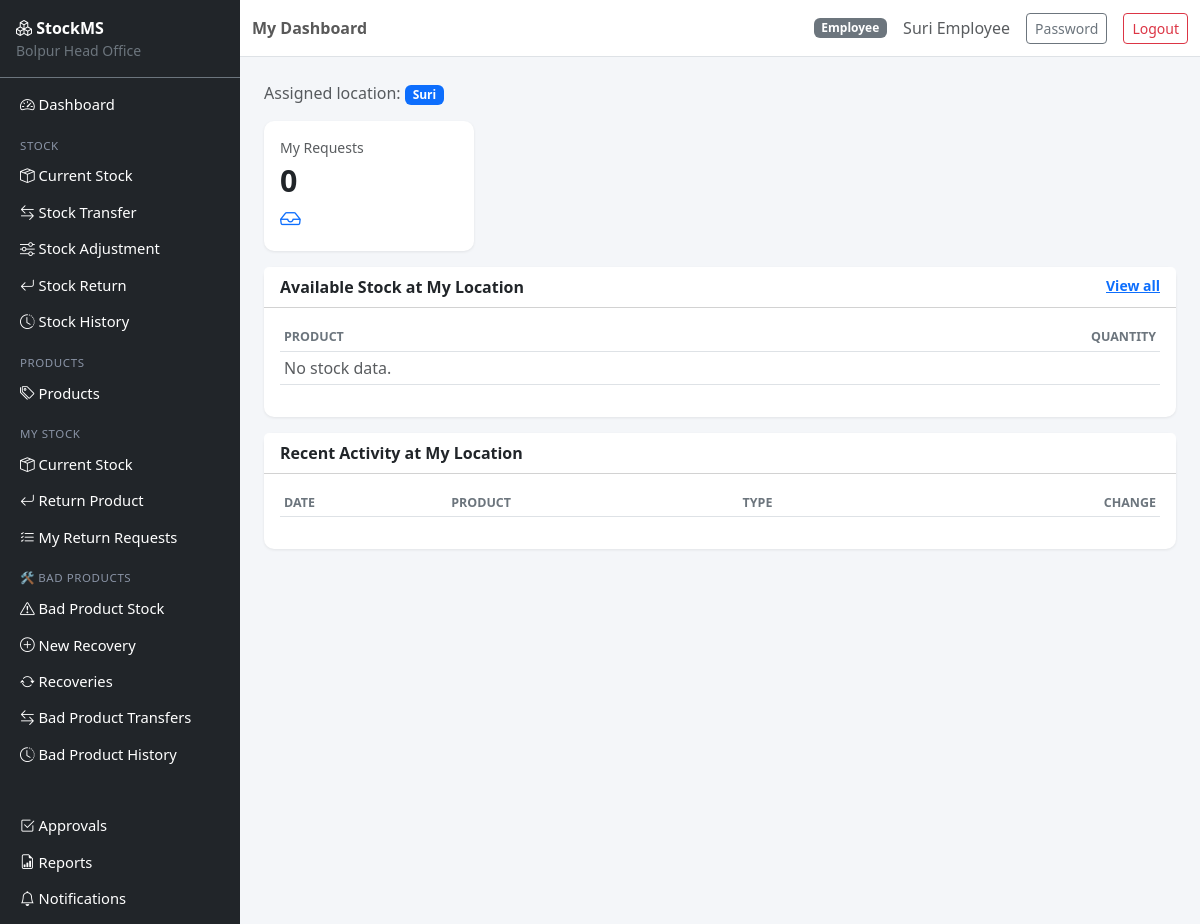
/dashboard (signed in), run on the app's committed database.
### app/models.py (models this page shows, shortened)
class User(UserMixin, db.Model):
    __tablename__ = "users"
    id = db.Column(db.Integer, primary_key=True)
    username = db.Column(db.String(64), unique=True, nullable=False, index=True)
    email = db.Column(db.String(120), unique=True, nullable=False, index=True)
    password_hash = db.Column(db.String(255), nullable=False)
    full_name = db.Column(db.String(120), nullable=False)
    role = db.Column(db.String(20), nullable=False, default=ROLE_EMPLOYEE)
    is_active = db.Column(db.Boolean, default=True, nullable=False)
    created_at = db.Column(db.DateTime, default=datetime.utcnow)
    updated_at = db.Column(db.DateTime, default=datetime.utcnow, onupdate=datetime.utcnow)
    last_login_at = db.Column(db.DateTime)
    manager_assignments = db.relationship(
        "StockManagerAssignment", back_populates="user", foreign_keys="StockManagerAssignment.user_id"
    )
    employee_profile = db.relationship(
        "Employee", back_populates="user", uselist=False, foreign_keys="Employee.user_id"
    )
    def is_main_admin(self):
        return self.role == ROLE_MAIN_ADMIN
    def is_stock_manager(self):
        return self.role == ROLE_STOCK_MANAGER
    def is_employee(self):
        return self.role == ROLE_EMPLOYEE

class Location(db.Model):
    __tablename__ = "locations"
    id = db.Column(db.Integer, primary_key=True)
    code = db.Column(db.String(10), unique=True, nullable=False)
    name = db.Column(db.String(120), nullable=False)
    address = db.Column(db.String(255))
    is_active = db.Column(db.Boolean, default=True, nullable=False)
    created_at = db.Column(db.DateTime, default=datetime.utcnow)
    updated_at = db.Column(db.DateTime, default=datetime.utcnow, onupdate=datetime.utcnow)
    manager_assignments = db.relationship("StockManagerAssignment", back_populates="location")
    employees = db.relationship("Employee", back_populates="location")

### app/blueprints/main/routes.py (the view)
@bp.route("/")
@bp.route("/dashboard")
@login_required
def dashboard():
    if current_user.is_main_admin():
        return _admin_dashboard()
    elif current_user.is_stock_manager():
        return _manager_dashboard()
    else:
        return _employee_dashboard()

### app/templates/main/dashboard_employee.html (shortened to what this page needs)
{% extends "base.html" %}
{% block page_title %}My Dashboard{% endblock %}
{% block content %}
<div class="mb-3 text-muted">Assigned location: <span class="badge bg-primary">{{ location.name if location else 'Not assigned' }}</span></div>
<div class="row">
    {% with label="My Requests", value=my_requests_count, icon="bi-inbox" %}{% include "main/_stat_card.html" %}{% endwith %}
</div>
<div class="card mb-3">
    <div class="card-header bg-white fw-semibold d-flex justify-content-between">
        <span>Available Stock at My Location</span>
        <a href="{{ url_for('stock.current_stock') }}" class="small">View all</a>
    </div>
    <div class="card-body">
        <table class="table table-sm">
            <thead><tr><th>Product</th><th class="text-end">Quantity</th></tr></thead>
            <tbody>
            {% for s, product in stock %}
                <tr><td>{{ product.name }}</td><td class="text-end">{{ s.quantity }}</td></tr>
            {% else %}
                <tr><td colspan="2" class="text-muted">No stock data.</td></tr>
            {% endfor %}
            </tbody>
        </table>
    </div>
</div>
<div class="card">
    <div class="card-header bg-white fw-semibold">Recent Activity at My Location</div>
    <div class="card-body">
        <table class="table table-sm">
            <thead><tr><th>Date</th><th>Product</th><th>Type</th><th class="text-end">Change</th></tr></thead>
        </table>
    </div>
</div>
{% endblock %}

### app/templates/base.html (shortened to what this page needs)
<!DOCTYPE html>
<html lang="en">
<head>
    <link href="https://cdn.jsdelivr.net/npm/bootstrap@5.3.3/dist/css/bootstrap.min.css" rel="stylesheet">
    <link href="https://cdn.jsdelivr.net/npm/bootstrap-icons@1.11.3/font/bootstrap-icons.css" rel="stylesheet">
    <link href="{{ url_for('static', filename='css/app.css') }}" rel="stylesheet">
</head>
<body>
{% if current_user.is_authenticated %}
<div class="d-flex" id="wrapper">
    <nav class="sidebar bg-dark text-white" id="sidebar">
        <div class="sidebar-brand p-3 border-bottom border-secondary">
            <i class="bi bi-boxes"></i> <strong>StockMS</strong>
            <div class="small text-secondary">Bolpur Head Office</div>
        </div>
        <ul class="nav flex-column p-2">
            <li class="nav-item"><a class="nav-link text-white" href="{{ url_for('main.dashboard') }}"><i class="bi bi-speedometer2"></i> Dashboard</a></li>
            <li class="nav-item sidebar-heading">Stock</li>
            <li class="nav-item"><a class="nav-link text-white" href="{{ url_for('stock.current_stock') }}"><i class="bi bi-box-seam"></i> Current Stock</a></li>
            <li class="nav-item"><a class="nav-link text-white" href="{{ url_for('transfers.list_transfers') }}"><i class="bi bi-arrow-left-right"></i> Stock Transfer</a></li>
            <li class="nav-item"><a class="nav-link text-white" href="{{ url_for('adjustments.list_adjustments') }}"><i class="bi bi-sliders"></i> Stock Adjustment</a></li>
            <li class="nav-item"><a class="nav-link text-white" href="{{ url_for('returns.list_returns') }}"><i class="bi bi-arrow-return-left"></i> Stock Return</a></li>
            <li class="nav-item"><a class="nav-link text-white" href="{{ url_for('stock.stock_history') }}"><i class="bi bi-clock-history"></i> Stock History</a></li>
            <li class="nav-item sidebar-heading">Products</li>
            <li class="nav-item"><a class="nav-link text-white" href="{{ url_for('catalog.list_products') }}"><i class="bi bi-tags"></i> Products</a></li>
            {% if current_user.is_employee() %}
            <li class="nav-item sidebar-heading">My Stock</li>
            <li class="nav-item"><a class="nav-link text-white" href="{{ url_for('employee_stock.my_stock') }}"><i class="bi bi-box-seam"></i> Current Stock</a></li>
            <li class="nav-item"><a class="nav-link text-white" href="{{ url_for('employee_stock.new_return') }}"><i class="bi bi-arrow-return-left"></i> Return Product</a></li>
            <li class="nav-item"><a class="nav-link text-white" href="{{ url_for('employee_stock.my_returns') }}"><i class="bi bi-list-check"></i> My Return Requests</a></li>
            {% endif %}
            <li class="nav-item sidebar-heading">🛠 Bad Products</li>
            <li class="nav-item"><a class="nav-link text-white" href="{{ url_for('bad_products.stock') }}"><i class="bi bi-exclamation-triangle"></i> Bad Product Stock</a></li>
            {% if current_user.is_employee() %}
            <li class="nav-item"><a class="nav-link text-white" href="{{ url_for('bad_products.new_recovery') }}"><i class="bi bi-plus-circle"></i> New Recovery</a></li>
            {% endif %}
            <li class="nav-item"><a class="nav-link text-white" href="{{ url_for('bad_products.list_recoveries') }}"><i class="bi bi-arrow-repeat"></i> Recoveries</a></li>
            <li class="nav-item"><a class="nav-link text-white" href="{{ url_for('bad_products.list_transfers') }}"><i class="bi bi-arrow-left-right"></i> Bad Product Transfers</a></li>
            <li class="nav-item"><a class="nav-link text-white" href="{{ url_for('bad_products.history') }}"><i class="bi bi-clock-history"></i> Bad Product History</a></li>
            <li class="nav-item sidebar-heading">&nbsp;</li>
            <li class="nav-item"><a class="nav-link text-white" href="{{ url_for('approvals.pending') }}"><i class="bi bi-check2-square"></i> Approvals</a></li>
            <li class="nav-item"><a class="nav-link text-white" href="{{ url_for('reports.index') }}"><i class="bi bi-file-earmark-bar-graph"></i> Reports</a></li>
            <li class="nav-item"><a class="nav-link text-white" href="{{ url_for('notifications.list_notifications') }}"><i class="bi bi-bell"></i> Notifications
            </a></li>
        </ul>
    </nav>
    <div class="flex-grow-1">
        <nav class="navbar navbar-expand-lg navbar-light bg-white border-bottom sticky-top">
            <div class="container-fluid">
                <span class="navbar-text fw-semibold">{% block page_title %}{% endblock %}</span>
                <div class="ms-auto d-flex align-items-center gap-3">
                    <span class="badge bg-secondary">{{ current_user.role.replace('_',' ')|title }}</span>
                    <span class="text-muted">{{ current_user.full_name }}</span>
                    <a href="{{ url_for('auth.change_password') }}" class="btn btn-sm btn-outline-secondary">Password</a>
                    <a href="{{ url_for('auth.logout') }}" class="btn btn-sm btn-outline-danger">Logout</a>
                </div>
            </div>
        </nav>
        <main class="container-fluid p-4">
            {% block content %}{% endblock %}
        </main>
    </div>
</div>
{% endif %}
</body>
</html>

### app/static/css/app.css (style rules this page uses)
body { background-color: #f4f6f9; }
.sidebar { width: 240px; min-height: 100vh; }
.sidebar .nav-link { padding: 0.45rem 0.75rem; border-radius: 6px; font-size: 0.92rem; }
.sidebar-heading { color: #8a94a6; text-transform: uppercase; font-size: 0.72rem; letter-spacing: .05em; padding: 0.9rem 0.75rem 0.2rem; }
.card { border: none; box-shadow: 0 1px 3px rgba(0,0,0,0.08); border-radius: 10px; }
.table thead th { font-size: 0.78rem; text-transform: uppercase; color: #6c757d; border-top: none; }

### data on the page
User: role.replace "Employee", full_name "Suri Employee"
Location: name "Suri"

### other printed values
{{ label }} "My Requests"
{{ value }} "0"
